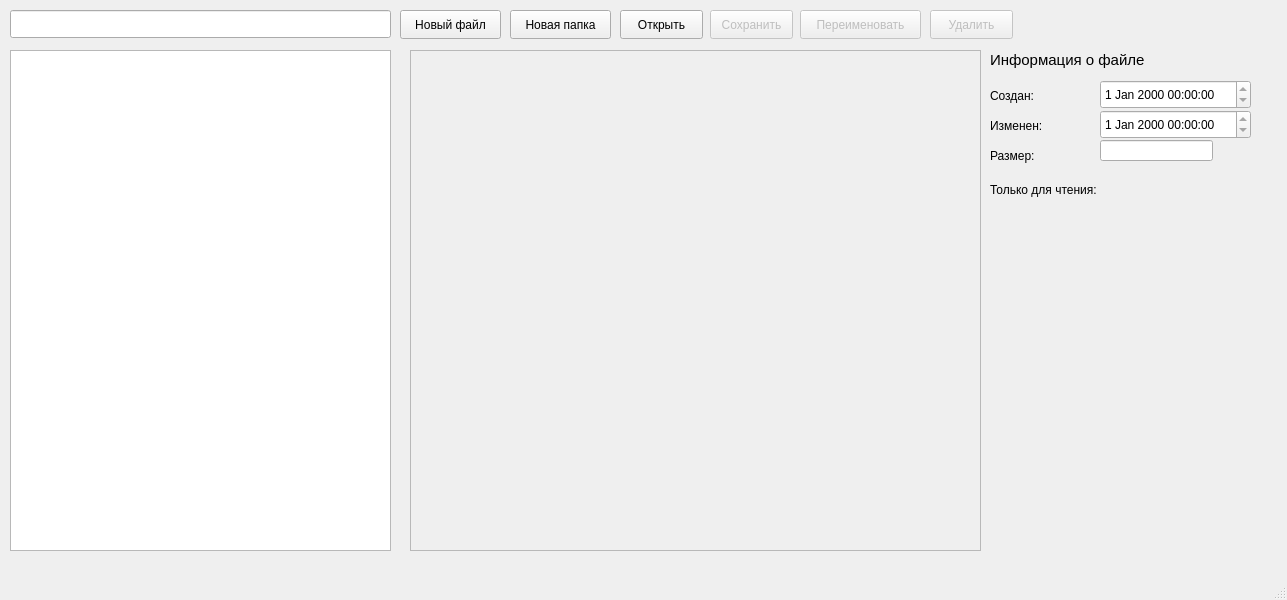
<?xml version="1.0" encoding="UTF-8"?>
<ui version="4.0">
 <class>MainWindow</class>
 <widget class="QMainWindow" name="MainWindow">
  <property name="geometry">
   <rect>
    <x>0</x>
    <y>0</y>
    <width>1287</width>
    <height>600</height>
   </rect>
  </property>
  <property name="windowTitle">
   <string>MainWindow</string>
  </property>
  <widget class="QWidget" name="centralwidget">
   <widget class="QLineEdit" name="filenameEdit">
    <property name="geometry">
     <rect>
      <x>10</x>
      <y>10</y>
      <width>381</width>
      <height>28</height>
     </rect>
    </property>
   </widget>
   <widget class="QPushButton" name="chooseFileButton">
    <property name="geometry">
     <rect>
      <x>620</x>
      <y>10</y>
      <width>83</width>
      <height>29</height>
     </rect>
    </property>
    <property name="text">
     <string>Открыть</string>
    </property>
   </widget>
   <widget class="QTreeView" name="treeView">
    <property name="geometry">
     <rect>
      <x>10</x>
      <y>50</y>
      <width>381</width>
      <height>501</height>
     </rect>
    </property>
   </widget>
   <widget class="QPlainTextEdit" name="contentEdit">
    <property name="enabled">
     <bool>false</bool>
    </property>
    <property name="geometry">
     <rect>
      <x>410</x>
      <y>50</y>
      <width>571</width>
      <height>501</height>
     </rect>
    </property>
   </widget>
   <widget class="QLabel" name="label">
    <property name="geometry">
     <rect>
      <x>990</x>
      <y>50</y>
      <width>181</width>
      <height>20</height>
     </rect>
    </property>
    <property name="font">
     <font>
      <pointsize>11</pointsize>
     </font>
    </property>
    <property name="text">
     <string>Информация о файле</string>
    </property>
   </widget>
   <widget class="QPushButton" name="saveButton">
    <property name="enabled">
     <bool>false</bool>
    </property>
    <property name="geometry">
     <rect>
      <x>710</x>
      <y>10</y>
      <width>83</width>
      <height>29</height>
     </rect>
    </property>
    <property name="text">
     <string>Сохранить</string>
    </property>
   </widget>
   <widget class="QPushButton" name="renameButton">
    <property name="enabled">
     <bool>false</bool>
    </property>
    <property name="geometry">
     <rect>
      <x>800</x>
      <y>10</y>
      <width>121</width>
      <height>29</height>
     </rect>
    </property>
    <property name="text">
     <string>Переименовать</string>
    </property>
   </widget>
   <widget class="QPushButton" name="deleteButton">
    <property name="enabled">
     <bool>false</bool>
    </property>
    <property name="geometry">
     <rect>
      <x>930</x>
      <y>10</y>
      <width>83</width>
      <height>29</height>
     </rect>
    </property>
    <property name="text">
     <string>Удалить</string>
    </property>
   </widget>
   <widget class="QPushButton" name="createButton">
    <property name="geometry">
     <rect>
      <x>400</x>
      <y>10</y>
      <width>101</width>
      <height>29</height>
     </rect>
    </property>
    <property name="text">
     <string>Новый файл</string>
    </property>
   </widget>
   <widget class="QDateTimeEdit" name="creationDateEdit">
    <property name="geometry">
     <rect>
      <x>1100</x>
      <y>80</y>
      <width>151</width>
      <height>29</height>
     </rect>
    </property>
    <property name="readOnly">
     <bool>true</bool>
    </property>
   </widget>
   <widget class="QLabel" name="label_2">
    <property name="geometry">
     <rect>
      <x>990</x>
      <y>80</y>
      <width>101</width>
      <height>31</height>
     </rect>
    </property>
    <property name="text">
     <string>Создан:</string>
    </property>
   </widget>
   <widget class="QDateTimeEdit" name="modifiedDateEdit">
    <property name="geometry">
     <rect>
      <x>1100</x>
      <y>110</y>
      <width>151</width>
      <height>29</height>
     </rect>
    </property>
    <property name="readOnly">
     <bool>true</bool>
    </property>
   </widget>
   <widget class="QLabel" name="label_3">
    <property name="geometry">
     <rect>
      <x>990</x>
      <y>110</y>
      <width>101</width>
      <height>31</height>
     </rect>
    </property>
    <property name="text">
     <string>Изменен:</string>
    </property>
   </widget>
   <widget class="QLabel" name="label_4">
    <property name="geometry">
     <rect>
      <x>990</x>
      <y>140</y>
      <width>101</width>
      <height>31</height>
     </rect>
    </property>
    <property name="text">
     <string>Размер:</string>
    </property>
   </widget>
   <widget class="QLineEdit" name="fileSizeEdit">
    <property name="geometry">
     <rect>
      <x>1100</x>
      <y>140</y>
      <width>113</width>
      <height>21</height>
     </rect>
    </property>
    <property name="readOnly">
     <bool>true</bool>
    </property>
   </widget>
   <widget class="QLabel" name="label_5">
    <property name="geometry">
     <rect>
      <x>990</x>
      <y>180</y>
      <width>141</width>
      <height>20</height>
     </rect>
    </property>
    <property name="text">
     <string>Только для чтения:</string>
    </property>
   </widget>
   <widget class="QLabel" name="readOnlyLabel">
    <property name="geometry">
     <rect>
      <x>1130</x>
      <y>180</y>
      <width>63</width>
      <height>20</height>
     </rect>
    </property>
    <property name="text">
     <string/>
    </property>
   </widget>
   <widget class="QPushButton" name="createDirButton">
    <property name="geometry">
     <rect>
      <x>510</x>
      <y>10</y>
      <width>101</width>
      <height>29</height>
     </rect>
    </property>
    <property name="text">
     <string>Новая папка</string>
    </property>
   </widget>
  </widget>
  <widget class="QMenuBar" name="menubar">
   <property name="geometry">
    <rect>
     <x>0</x>
     <y>0</y>
     <width>1287</width>
     <height>25</height>
    </rect>
   </property>
  </widget>
  <widget class="QStatusBar" name="statusbar"/>
 </widget>
 <resources/>
 <connections/>
</ui>
